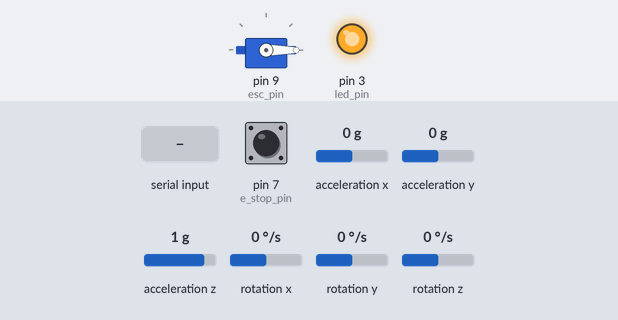
Bench run of a sketch on a simulated Arduino Uno, built with avr-gcc and run on an emulated ATmega328P. Shown: servo, output pins drawn as LEDs (lit = HIGH). Inputs (shaded band) come from the test bench; at power-on: pin 7 (e_stop_pin) HIGH, acceleration x 0 g, acceleration y 0 g, acceleration z 1 g, rotation x 0 °/s, rotation y 0 °/s, rotation z 0 °/s. What the sketch prints to the serial monitor is not drawn.

Above: at 1.7 s.
1.8 s: byte 30 received over Serial
At 2.2 s:
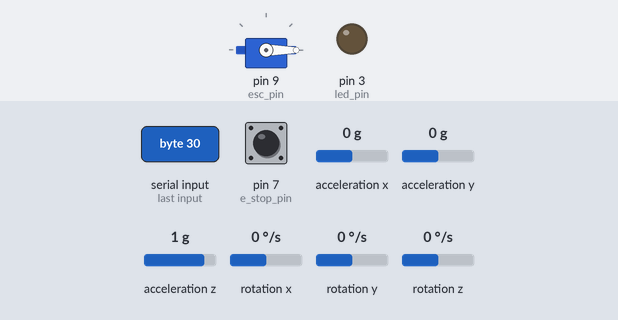
4.8 s: pin 7 (e_stop_pin) pulled LOW for 0.15 s
At 4.87 s:
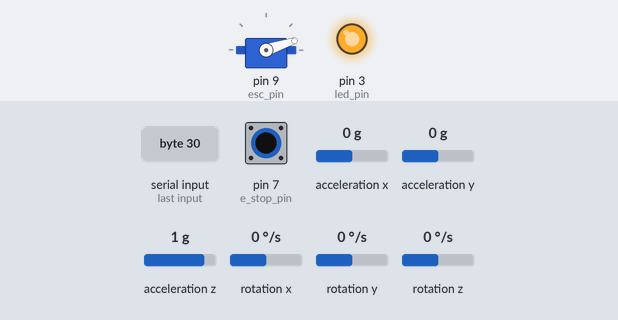
Timing chart, 0 to 7.8 s (numbered marks = the images above; inputs shaded):
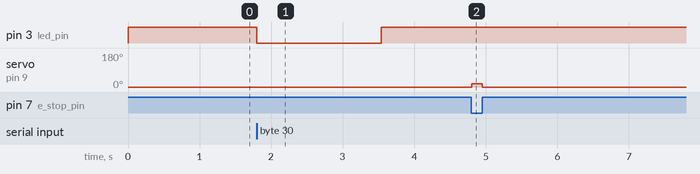

Measured:
- after the input at 1.8 s, pin 3 (led_pin): HIGH → LOW at once, → HIGH 1.7 s later
- after the input at 4.8 s, servo on pin 9 (esc_pin): 0° → 18° at once, → 0° 0.15 s later

The sketch:

analyzer_main.ino
```cpp
//motor stuff
#include <Servo.h>
#include <Wire.h>
#include "I2Cdev.h"

//MPU Stuff
#include <MPU6050.h>


MPU6050 mpu;
int16_t ax, ay, az;

//variables
int esc_pin = 9;
int led_pin = 3;
int encoder_interupt_pin = 2;
int e_stop_pin = 7;
int serial_data = 0;
int serial_data_scale = 10;


//ISR vairables for RPM
volatile float time_of_motor_0 = 1, t_start, rpmtime = 1;
double rpm;


//servo object + speed
Servo ESC;
int command_speed = 18;

//==========================================================
//==========================================================

void setup() {
  //start serial connection
  Serial.begin(115200);

  //e-stop wire
  pinMode(e_stop_pin, INPUT_PULLUP);
  //LED
  pinMode(led_pin, OUTPUT);
  //ESC
  ESC.attach(esc_pin,1000,2000);
  ESC.write(0);


  //set up MPU
  #if I2CDEV_IMPLEMENTATION == I2CDEV_ARDUINO_WIRE
        Wire.begin();
    #elif I2CDEV_IMPLEMENTATION == I2CDEV_BUILTIN_FASTWIRE
        Fastwire::setup(400, true);
    #endif
    mpu.initialize();
    digitalWrite(led_pin, HIGH);


  delay(500);

  //attach encoder as interupt
  pinMode(encoder_interupt_pin, INPUT);


  t_start = micros();
}

//==========================================================
//==========================================================

void loop() {

  //turn on LED when in loop
  digitalWrite(led_pin, HIGH);
  //run motor
  run_motor();
  //compute and print RPM
  rpm = 60000000 / (rpmtime);


  //poll MPU
  mpu.getAcceleration(&ax, &ay, &az);

  //print data
//  Serial.print(rpm);
//  Serial.print(" ");
 //Serial.println((double) ay);


  //=============check for serial command ======================
  //============================================================
  if(Serial.available() > 0){   //check if any data was received
    serial_data = Serial.read();

    //Serial.println(serial_data, DEC);

    //if number is recived, collect that number (times 10) of data points
    if (serial_data > 0){
      digitalWrite(led_pin, LOW);
      delay(100);
      collect_measurement(serial_data * serial_data_scale);
      digitalWrite(led_pin, HIGH);
    }
  }

}

//==========================================================
//==========================================================

//ISR for encoder
void RPM () {
  time_of_motor_0 = micros();
  rpmtime = time_of_motor_0 - t_start;
  t_start = time_of_motor_0;
}
```

collect_measurement.ino
```cpp
void collect_measurement(int num_data_points){
    attachInterrupt(encoder_interupt_pin, RPM, RISING);
    delay(10);
  //make empty data array
  double data_array[3][num_data_points];

  //loop and collect the samples
  for (int i = 0; i < num_data_points; i++){
    //save dirrectly into array
    mpu.getAcceleration(&ax, &ay, &az);

    data_array[1][i] = (double) ay;
    data_array[0][i] = micros();
    data_array[2][i] = time_of_motor_0;

  }

  //turn on led to show that measurement period is complete
  delay(10);

  detachInterrupt(encoder_interupt_pin);


  //loop again and print array to serial
  for (int i = 0; i < num_data_points; i++){
    if(i % 25 == 0){
      digitalWrite(led_pin, HIGH);
    }
    Serial.print(data_array[0][i]);
    Serial.print(" ");
    Serial.print(data_array[1][i]);
    Serial.print(" ");
    Serial.print(data_array[2][i]);

    Serial.write(13);  //carrage return char
    digitalWrite(13, LOW);
    //add some dealy for matlab to keep up
    delay(2);
    digitalWrite(led_pin, LOW);
  }
}
```

run_motor.ino
```cpp
void run_motor(){


  //read e_stop pin
  int e_stop = digitalRead(e_stop_pin);

  if (e_stop == HIGH) {
    ESC.write(0);
  }
  else {
    ESC.write(command_speed);
  }
}
```
